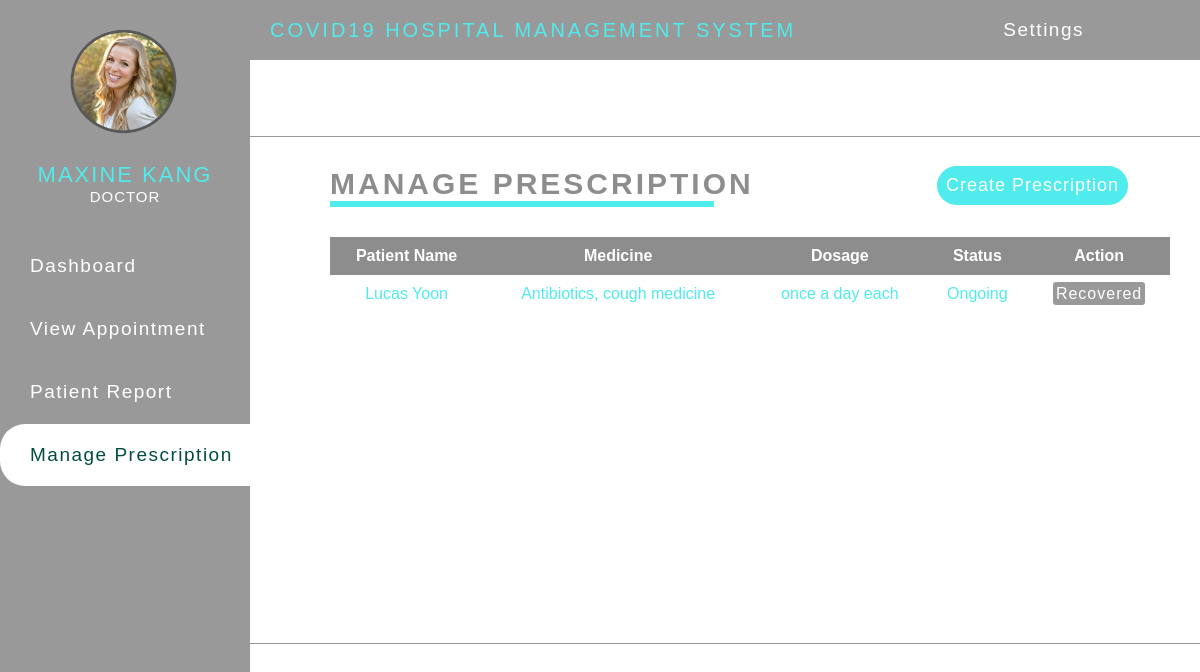
The page /doctor/prescription.php (signed in) on the database its author committed.
### tables this page shows
CREATE TABLE `doctor` (
  `doctor_ID` int(11) NOT NULL,
  `dFullName` varchar(255) NOT NULL,
  `dUsername` varchar(255) NOT NULL,
  `dPassword` varchar(255) NOT NULL,
  `dEmail` varchar(255) NOT NULL,
  `dNumber` varchar(50) NOT NULL,
  `dAge` int(20) NOT NULL,
  `dBirthday` date NOT NULL,
  `dAddress` varchar(255) NOT NULL,
  `dGender` varchar(255) NOT NULL,
  `dProfilepic` varchar(255) NOT NULL,
  `dSpecialization` varchar(255) NOT NULL
);

CREATE TABLE `prescription` (
  `count` int(11) NOT NULL,
  `patient_ID` int(11) NOT NULL,
  `doctor_ID` int(11) NOT NULL,
  `prMeds` varchar(255) NOT NULL,
  `prDosage` varchar(255) NOT NULL,
  `prStatus` int(11) NOT NULL
);

CREATE TABLE `patient` (
  `patient_ID` int(11) NOT NULL,
  `doctor_ID` int(20) NOT NULL,
  `pFullName` varchar(255) NOT NULL,
  `pUsername` varchar(255) NOT NULL,
  `pPassword` varchar(255) NOT NULL,
  `pEmail` varchar(255) NOT NULL,
  `pNumber` varchar(50) NOT NULL,
  `pAge` int(20) NOT NULL,
  `pBirthday` date NOT NULL,
  `pAddress` varchar(255) NOT NULL,
  `pGender` varchar(255) NOT NULL,
  `pProfilepic` varchar(255) NOT NULL
);

### doctor/prescription.php (the view, shortened to what this page needs)
<?php
	include("../include/config.php");
?>
<!DOCTYPE html>
<html lang="en">
	<head>
		<link rel="stylesheet" href="styles.css">
	</head>
	<body>
	<?php include('navigation.php');?>
	<a class="add" href="make-prescript.php">Create Prescription</a>
	<div class="bd-box">
	<h3>MANAGE PRESCRIPTION</h3>
	<hr>
		<table>
			<thead>
				<tr>
				<th>Patient Name</th>
				<th>Medicine</th>
				<th>Dosage</th>
				<th>Status</th>
				<th>Action</th>
				</tr>
			</thead>
			<tbody>
	<?php include('../include/config.php');
		$sql= mysqli_query($conn, "SELECT patient.pFullName as name,prescription.*  from prescription
			join patient on patient.patient_ID = prescription.patient_ID
			where prescription.doctor_ID='$id'");
		while($row = mysqli_fetch_array($sql)){
	?>
	<tr>
	<td><?php echo $row['name'];?></td>
	<td><?php echo $row['prMeds'];?></td>
	<td><?php echo $row['prDosage'];?></td>
	<td>
	<?php if($row['prStatus']==1)
		{
			echo "Ongoing";
		}
	?></td>
	<td>
	<?php if($row['prStatus']==1)  { ?>
	<a href="prescription.php?id=<?php echo $row['count']?>&recovered=update" onClick="return confirm('Is the medication done?')"
	class="icn" title="Patient Recovered" tooltip-placement="top" tooltip="Remove">Recovered</a>
	<?php } ?>
	</td></tr>
	<?php } ?>
		</tbody>
	</table>
	</div>
	<br><br><br><br><br>
	</body>
</html>

### doctor/navigation.php (shortened to what this page needs)
<?php
	include("../include/config.php");
	$id = $_SESSION['id'];
	$query = mysqli_query($conn, "SELECT * FROM doctor where doctor_ID = '$id'");
	$row = mysqli_fetch_array($query);
?>
<div class="wrapper" id="wrapper">
  <div class="top_navbar">
    <div class="menu">
      <div class="logo">
       COVID19 Hospital Management System
      </div>
	  <div class="dropdown">
		<button onclick="myFunction()" class="dbtn">Settings</span></button>
    </div>
  </div>
  <div class="main_container">
      <div class="sidebar">
          <div class="sidebar__inner">
			<div class="profile_info">
					<div class="img_holder">
						<?php echo "<img src='../img/profile/".$row['dProfilepic']."' >"; ?>
					</div>
					<br>
					<p class="title"><?php echo $row['dFullName']; ?></p>
					<p class="sub_title">DOCTOR</p>
				</div>
            <ul class="lists">
              <li>
                <a href="home.php">
                  <span class="title">Dashboard</span>
                </a>
              </li>
              <li>
                <a href="appointment.php">
                  <span class="title">View Appointment</span>
                </a>
              </li>
              <li>
                <a href="report.php">
                  <span class="title">Patient Report</span>
                </a>
              </li>
              <li>
                <a href="prescription.php">
                  <span class="title">Manage Prescription</span>
                </a>
              </li>
            </ul>
          </div>
      </div>
  </div>
</div>

### doctor/styles.css (style rules this page uses)
* { margin: 0; padding: 0; list-style: none; box-sizing: border-box; text-decoration: none; font-family: Helvetica; }
.bd-box { margin-top: 136px; border-top: 1px solid #999; border-bottom: 1px solid #999; }
.bd-box h3 { padding-top: 30px; margin-left: 330px; color: #8d8d8d; font-size: 30px; letter-spacing: 3px; }
.bd-box hr { width: 32%; margin-left: 330px; padding: 3px; background: #50ebec; border: none; }
.add { margin-right: 6%; margin-top: 2.5%; float: right; border: 1px solid #50ebec; padding: 8px; background-color: #50ebec; color: white; font-size: 18px; letter-spacing: 1px; border-radius: 50px; }
.icn { padding: 3px; border-radius: 3px; background-color: #999; font-size: 16px; color: #fff; cursor: pointer; letter-spacing: 1px; }
.wrapper { width: 100%; height: 100%; }
.top_navbar { background: #999; height: 60px; display: flex; position: fixed; width: 100%; top: 0; }
.top_navbar .menu { width: calc(100% - 80px); height: 100%; display: flex; justify-content: space-between; align-items: center; padding: 0 20px; }
.top_navbar .menu .logo { color: #50ebec; text-transform: uppercase; letter-spacing: 3px; margin-left: 250px; font-size: 20px; }
.main_container .sidebar { position: fixed; top: 0; left: 0; width: 250px; height: 100%; background: #999; }
.main_container .sidebar .sidebar__inner { position: relative; }
.main_container .sidebar .profile_info { text-align: center; padding: 30px 10px; }
.main_container .sidebar .profile_info img { width: 110px; }
.main_container .sidebar .profile_info .title { font-size: 22px; letter-spacing: 2px; color: #50ebec; text-transform: uppercase; }
.main_container .sidebar .profile_info .sub_title { font-size: 15px; color: #fff; letter-spacing: 1px; }
.main_container .sidebar ul li a { letter-spacing: 1.5px; color: #fff; font-size: 19px; padding: 20px 30px; white-space: nowrap; display: flex; align-items: center; margin-bottom: 1px; transition: all 0.3s ease; }
.main_container .sidebar ul li a span { display: inline-block; }
.main_container .sidebar ul li a:hover, .main_container .sidebar ul li a.active { background: #fff; color: #004D40; border-top-left-radius: 25px; border-bottom-left-radius: 25px; }
.dbtn { background-color: #999; color: white; padding: 16px; font-size: 19px; border: none; cursor: pointer; letter-spacing: 1.5px; }
.dropdown { position: relative; display: inline-block; }
table { margin-top: 30px; margin-left: 330px; margin-bottom: 330px; border-collapse: collapse; width: 70%; color: #50ebec; font-size: 16px; text-align: center; }
td { padding: 10px; }
th { background-color: #8d8d8d; color: white; padding: 10px; }

### rows shown on the page
doctor: dProfilepic (picture), dFullName "MAXINE KANG"
prescription: patient_ID.pFullName "Lucas Yoon", prMeds "Antibiotics, cough medicine", prDosage "once a day each", prStatus "Ongoing"
